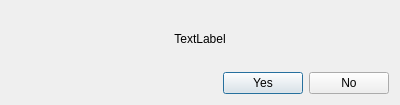
<?xml version="1.0" encoding="UTF-8"?>
<ui version="4.0">
 <class>NotificationDialog</class>
 <widget class="QDialog" name="NotificationDialog">
  <property name="geometry">
   <rect>
    <x>0</x>
    <y>0</y>
    <width>400</width>
    <height>105</height>
   </rect>
  </property>
  <property name="windowTitle">
   <string>Dialog</string>
  </property>
  <layout class="QVBoxLayout" name="verticalLayout">
   <item>
    <widget class="QLabel" name="message">
     <property name="text">
      <string>TextLabel</string>
     </property>
     <property name="alignment">
      <set>Qt::AlignCenter</set>
     </property>
    </widget>
   </item>
   <item>
    <layout class="QHBoxLayout" name="horizontalLayout">
     <item>
      <spacer name="spacer">
       <property name="orientation">
        <enum>Qt::Horizontal</enum>
       </property>
       <property name="sizeHint" stdset="0">
        <size>
         <width>40</width>
         <height>20</height>
        </size>
       </property>
      </spacer>
     </item>
     <item>
      <widget class="QPushButton" name="Yes">
       <property name="text">
        <string>Yes</string>
       </property>
      </widget>
     </item>
     <item>
      <widget class="QPushButton" name="No">
       <property name="text">
        <string>No</string>
       </property>
      </widget>
     </item>
    </layout>
   </item>
  </layout>
 </widget>
 <resources/>
 <connections/>
</ui>
